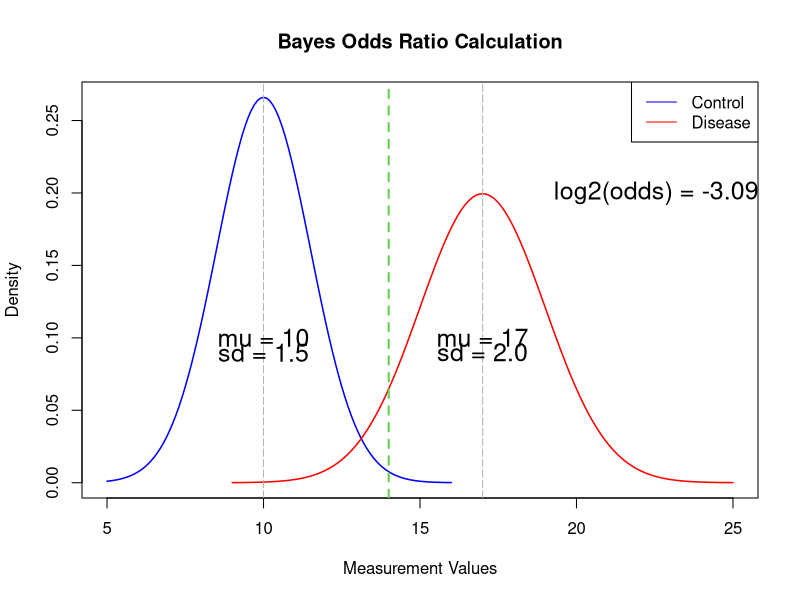

Recreate this plot in R.
# Naive Bayes plot
value <- 14
scale <- 0.9
file  <- "plots/bayes-distn.pdf"
pdf(file = file, height = 10 * scale, width = 12 * scale,
    useDingbats = FALSE, title = "naive-bayes-distn")
control_par <- list(mean = 10, sd = 1.5)
disease_par <- list(mean = 17, sd = 2)
control_vec <- seq(5, 16, 0.1)
disease_vec <- seq(9, 25, 0.1)
plot(control_vec, dnorm(control_vec, control_par$mean, control_par$sd),
     type = "l", main="Bayes Odds Ratio Calculation",
     ylab = "Density", xlab = "Measurement Values", xlim = c(5, 25),
     col = "blue", lwd = 1.5)
lines(disease_vec, dnorm(disease_vec, disease_par$mean, disease_par$sd),
      col = "red", lwd = 1.5)
abline(v = control_par$mean, col = "gray70", lty = 5, lwd = 1)
abline(v = disease_par$mean, col = "gray70", lty = 5, lwd = 1)
abline(v = value, col=3, lty = 2, lwd=2)
legend("topright", legend = c("Control", "Disease"), col = c("blue", "red"), lty = 1)
text(control_par$mean, 0.1, sprintf("mu = %i", control_par$mean), cex = 1.5)
text(control_par$mean, 0.09, sprintf("sd = %0.1f", control_par$sd), cex = 1.5)
text(disease_par$mean, 0.1, sprintf("mu = %i", disease_par$mean), cex = 1.5)
text(disease_par$mean, 0.09, sprintf("sd = %0.1f", disease_par$sd), cex = 1.5)
log_odds <- log2(dnorm(value, control_par$mean, control_par$sd) /
                 dnorm(value, disease_par$mean, disease_par$sd))
text(23, 0.2, sprintf("log2(odds) = %0.4f", log_odds), cex = 1.5)
cat("Creating:", file, "\n")
